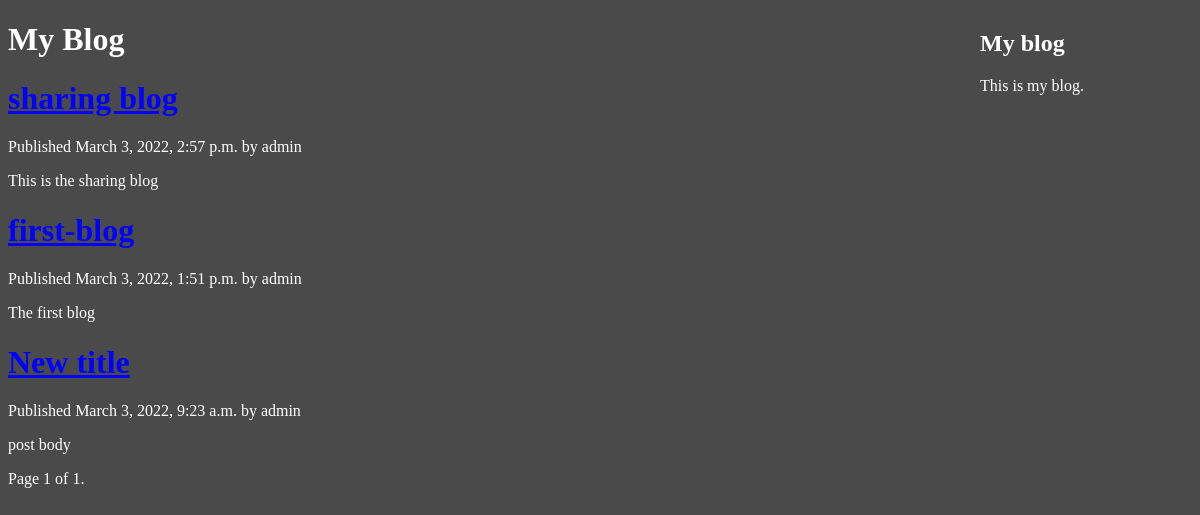
Screenshot of /blog/ with the database file from the repository.
### blog/models.py (models this page shows, shortened)
class Post(models.Model):
    STATUS_CHOICES = (
        ('draft', 'Draft'),
        ('published', 'Published'),
    )
    title = models.CharField(max_length=250)
    slug = models.SlugField(max_length=250, unique_for_date='publish')
    author = models.ForeignKey(User, on_delete=models.CASCADE, related_name='blog_posts')
    body = models.TextField()
    publish = models.DateTimeField(default=timezone.now)
    created = models.DateTimeField(auto_now_add=True)
    updated = models.DateTimeField(auto_now=True)
    status = models.CharField(max_length=10, choices=STATUS_CHOICES, default='draft')
    objects = models.Manager()
    published = PublishedManager()
    class Meta:
        ordering = ('-publish',)
    def	get_absolute_url(self):
	    return	reverse('blog:post_detail',args=[self.publish.year,
                                                self.publish.month,
                                                self.publish.day,
                                                self.slug])

### blog/views.py (the view)
# urls.py: path('', views.PostListView.as_view(), name='post_list'),
class PostListView(ListView):
    queryset	=	Post.published.all()
    context_object_name	=	'posts'
    paginate_by	=	3
    template_name	=	'blog/post/list.html'

### blog/templates/blog/post/list.html (shortened to what this page needs)
{%	extends	"blog/base.html"	%}
{%	block content	%}
	<h1>My Blog</h1>
	{% for	post in	posts %}
        <h1>
            <a style="color: blue;"	href="{{ post.get_absolute_url	}}">
            {{	post.title	}}
            </a>
        </h1>
        <p class="date">
            Published {{post.publish}} by {{post.author}}
        {{post.body|truncatewords:30|linebreaks}}
        </p >
	{%	endfor	%}
    {%	include	"pagination.html" with page=page_obj %}
{%	endblock	%}

### blog/templates/blog/base.html (shortened to what this page needs)
{%	load static	%}
<!DOCTYPE html>
<html>
<head>
	<link  rel="stylesheet" href="{% static 'css/blog.css' %}">
</head>
<body style="background-color: rgb(75, 74, 74);">
	<div id="content" >
	{%	block content	%}
	{% endblock	%}
	</div>
	<div id="sidebar" style="position: absolute; left: 980px; top: 10px; color:white">
	    <h2 >My	blog</h2>
        <p>This	is	my	blog.</p>
	</div>
</body>
</html>

### blog/templates/pagination.html (shortened to what this page needs)
<div class="pagination" style="color: white;">
	<span class="step-links">
	<span	class="current">
	Page {{	page.number	}}	of	{{page.paginator.num_pages}}.
	</span>
	</span>
</div>

### static/css/blog.css (style rules this page uses)
body { background-color: rgb(75, 74, 74); color: antiquewhite; }

### blog/templates/blog/post/list.html (style rules this page uses)
h1 { color: white; }
p { color: white; }

### rows the page displays
Post: title "sharing blog", publish "March 3, 2022, 2:57 p.m.", author "admin", body "This is the sharing blog"
Post: title "first-blog", publish "March 3, 2022, 1:51 p.m.", author "admin", body "The first blog"
Post: title "New title", publish "March 3, 2022, 9:23 a.m.", author "admin", body "post body"

### other values shown
{{ page.number }} "1"
{{ page.paginator.num_pages }} "1"
